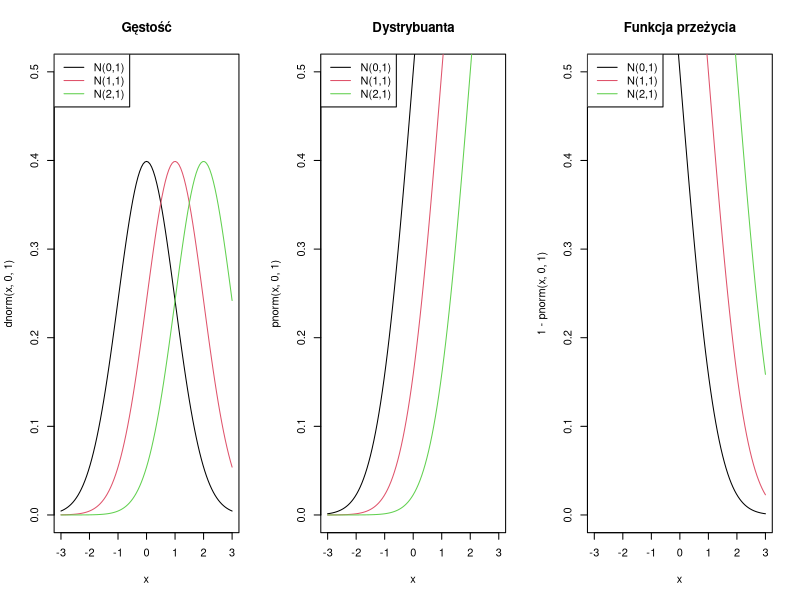
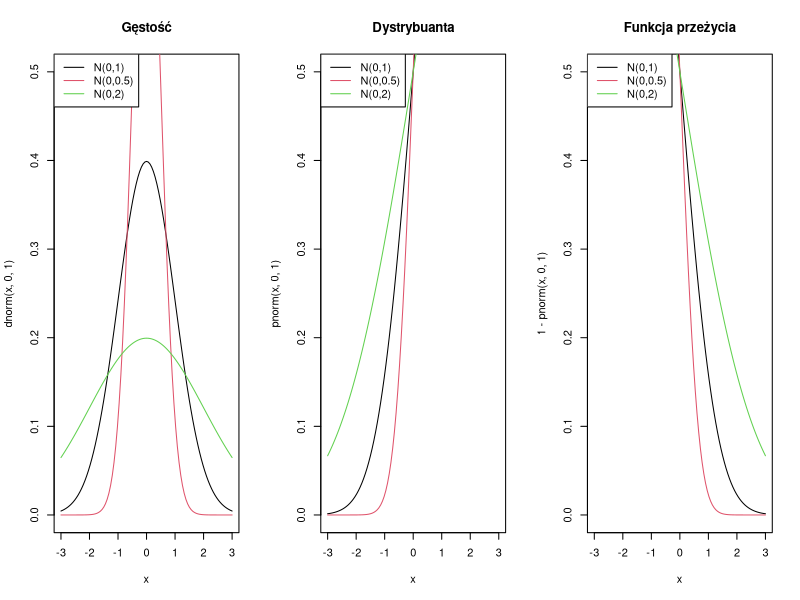
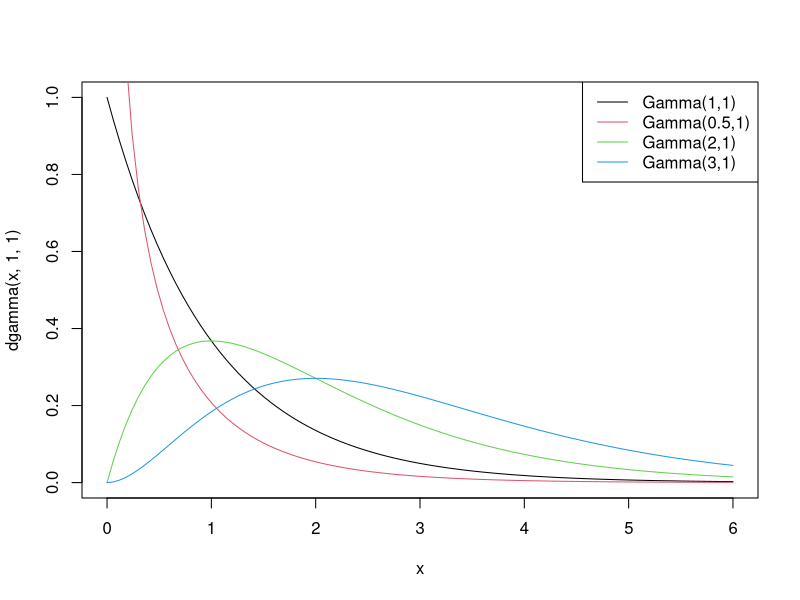
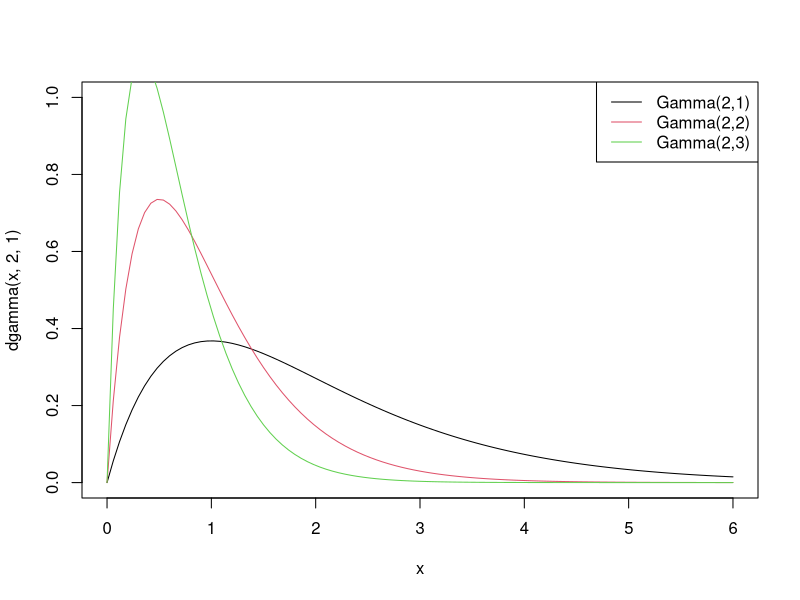
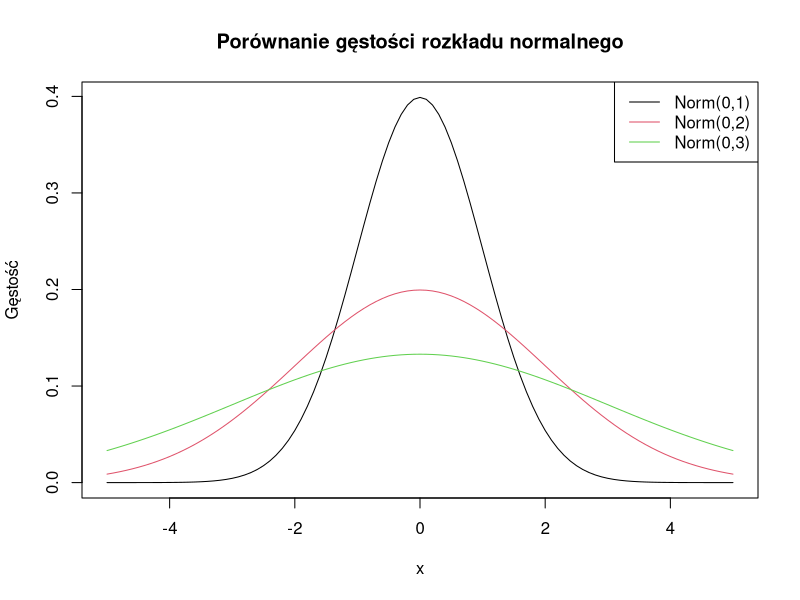
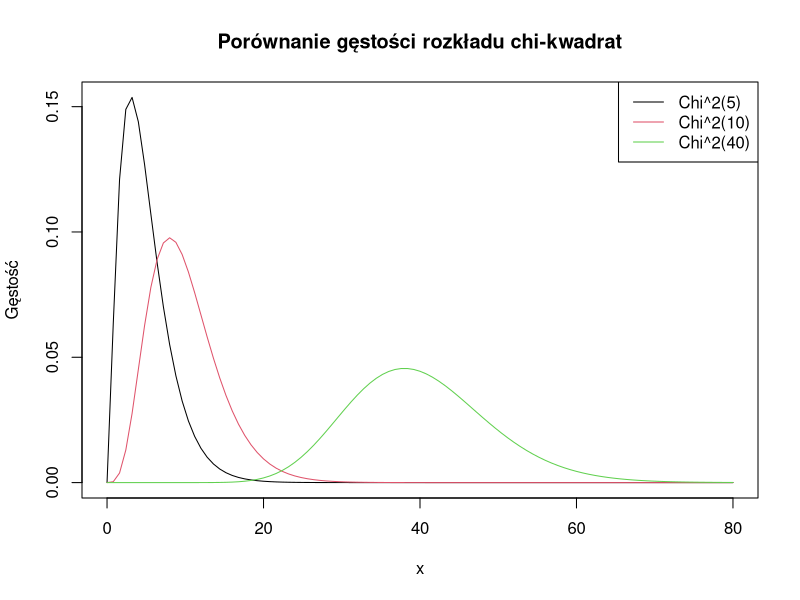

Generate these figures, in order, with R: (Note: this script raises an error after producing the figures.)
#=======================================================#
#                  STATYSTYKA MATEMATYCZNA              # 
#                     LABORATORIUM 1                    #
#=======================================================#


# Cel: wybrane rozkłady prawdopodobieństwa --------------------------------

# norm - rozkład normalny
# chisq - rozkład chi-kwadrat
# gamma - rozkład gamma
# exp - rozkład wykładniczy
# f - rozkład F-Snedecora

# d - gęstość f(x) lub rozkład prawdopodobieństwa P(X = x)
# p - dystrybuanta F(x) = P(X <= x)
# q - funkcja kwantylowa 
# r - generowanie liczb pseudolosowych


# Zadanie 1 ---------------------------------------------------------------

# a) N(0, 1), N(1, 1), N(2, 1)

par(mfrow = c(1, 3))

# gęstość

#?curve
# funkcja curve może również rysować wykres wyrażenia zawierającego zmienną x

curve(dnorm(x, 0, 1), xlim = c(-3, 3), ylim = c(0, 0.5), col = 1)
curve(dnorm(x, 1, 1), xlim = c(-3, 3), col = 2, add = TRUE)
curve(dnorm(x, 2, 1), xlim = c(-3, 3), col = 3, add = TRUE)
legend("topleft", c("N(0,1)", "N(1,1)", "N(2,1)"), lty = 1, col = 1:3, text.col = 1)

title("Gęstość")


# dystrybuanta

curve(pnorm(x, 0, 1), xlim = c(-3, 3), ylim = c(0, 0.5), col = 1)
curve(pnorm(x, 1, 1), xlim = c(-3, 3), col = 2, add = TRUE)
curve(pnorm(x, 2, 1), xlim = c(-3, 3), col = 3, add = TRUE)
legend("topleft", c("N(0,1)", "N(1,1)", "N(2,1)"), lty = 1, col = 1:3, text.col = 1)

title("Dystrybuanta")


# funkcja przeżycia 

curve(1 - pnorm(x, 0, 1), xlim = c(-3, 3), ylim = c(0, 0.5), col = 1)
curve(1 - pnorm(x, 1, 1), xlim = c(-3, 3), col = 2, add = TRUE)
curve(1 - pnorm(x, 2, 1), xlim = c(-3, 3), col = 3, add = TRUE)
legend("topleft", c("N(0,1)", "N(1,1)", "N(2,1)"), lty = 1, col = 1:3, text.col = 1)

title("Funkcja przeżycia")


# b) N(0, 1), N(0, 0.5), N(0, 2)

par(mfrow = c(1, 3))

# gęstość

curve(dnorm(x, 0, 1), xlim = c(-3, 3), ylim = c(0, 0.5), col = 1)
curve(dnorm(x, 0, 0.5), xlim = c(-3, 3), col = 2, add = TRUE)
curve(dnorm(x, 0, 2), xlim = c(-3, 3), col = 3, add = TRUE)
legend("topleft", c("N(0,1)", "N(0,0.5)", "N(0,2)"), lty = 1, col = 1:3, text.col = 1)

title("Gęstość")


# dystrybuanta

curve(pnorm(x, 0, 1), xlim = c(-3, 3), ylim = c(0, 0.5), col = 1)
curve(pnorm(x, 0, 0.5), xlim = c(-3, 3), col = 2, add = TRUE)
curve(pnorm(x, 0, 2), xlim = c(-3, 3), col = 3, add = TRUE)
legend("topleft", c("N(0,1)", "N(0,0.5)", "N(0,2)"), lty = 1, col = 1:3, text.col = 1)

title("Dystrybuanta")


# funkcja przeżycia

curve(1 - pnorm(x, 0, 1), xlim = c(-3, 3), ylim = c(0, 0.5), col = 1)
curve(1 - pnorm(x, 0, 0.5), xlim = c(-3, 3), col = 2, add = TRUE)
curve(1 - pnorm(x, 0, 2), xlim = c(-3, 3), col = 3, add = TRUE)
legend("topleft", c("N(0,1)", "N(0,0.5)", "N(0,2)"), lty = 1, col = 1:3, text.col = 1)

title("Funkcja przeżycia")


# Zadanie 2 ---------------------------------------------------------------

# a) 
pnorm(179, 173, 6)

# b)
pnorm(180, 173, 6) - pnorm(167, 173, 6)

# c)
1 - pnorm(181, 173, 6)

# d)
qnorm(0.6, 173, 6)


# Zadanie 3 ---------------------------------------------------------------

# a)
qnorm(0.95, 0, 1)

# b)
?qt
qt(0.99, 20)

# c)
?qchisq
qchisq(0.95, 10)

# d)
?qf
qf(0.99, 3, 18)


# Zadanie 4 ---------------------------------------------------------------

?dgamma

# a)

par(mfrow = c(1, 1))
curve(dgamma(x, 1, 1), xlim = c(0, 6), ylim = c(0, 1), col = 1)
curve(dgamma(x, 0.5, 1), xlim = c(0, 6), col = 2, add = TRUE)
curve(dgamma(x, 2, 1), xlim = c(0, 6), col = 3, add = TRUE)
curve(dgamma(x, 3, 1), xlim = c(0, 6), col = 4, add = TRUE)
legend("topright", c("Gamma(1,1)", "Gamma(0.5,1)", "Gamma(2,1)", "Gamma(3,1)"), lty = 1, col = 1:4, text.col = 1)


# b)

par(mfrow = c(1, 1))
curve(dgamma(x, 2, 1), xlim = c(0, 6), ylim = c(0, 1), col = 1)
curve(dgamma(x, 2, 2), xlim = c(0, 6), col = 2, add = TRUE)
curve(dgamma(x, 2, 3), xlim = c(0, 6), col = 3, add = TRUE)
legend("topright", c("Gamma(2,1)", "Gamma(2,2)", "Gamma(2,3)"), lty = 1, col = 1:3, text.col = 1)



# Zadanie 5 ---------------------------------------------------------------

# dist_func: nazwa funkcji (np. dgamma, dchisq, dt)
# params_list: lista list z parametrami dla każdej krzywej
# xlim: zakres osi X
# ylim: zakres osi Y (opcjonalny)
# main: tytuł wykresu
# labels: wektor nazw do legendy (opcjonalny)

plot_distributions <- function(dist_func, 
                               params_list, 
                               xlim, 
                               ylim = NULL, 
                               main,
                               labels = NULL) {
  
  for (i in 1:length(params_list)) {
    curve(do.call(dist_func, c(list(x = x), params_list[[i]])), 
          xlim = xlim, 
          ylim = ylim,
          col = i, 
          add = (i > 1), 
          ylab = "Gęstość", 
          main = main)
  }
  
  if (!is.null(labels)) {
    legend("topright", legend = labels, col = 1:length(labels), lty = 1)
  }
}

# --- Przykład użycia ---

params <- list(
  list(mean = 0, sd = 1),
  list(mean = 0, sd = 2),
  list(mean = 0, sd = 3)
)

plot_distributions(dnorm, 
                   params, 
                   xlim = c(-5, 5), 
                   main = "Porównanie gęstości rozkładu normalnego",
                   labels = c("Norm(0,1)", "Norm(0,2)", "Norm(0,3)"))


# Zadanie 6 ---------------------------------------------------------------


params <- list(
  list(df = 5),
  list(df = 10),
  list(df = 40)
)

plot_distributions(dchisq, 
                   params, 
                   xlim = c(0, 80), 
                   main = "Porównanie gęstości rozkładu chi-kwadrat",
                   labels = c("Chi^2(5)", "Chi^2(10)", "Chi^2(40)"))



# Zadanie 7 ---------------------------------------------------------------


liczba_stopni <- c(2, 5, 10, 30, 50)
params <- lapply(degrees, function(d) list(df = d))
labels <- paste("df =", degrees)


plot_distributions(dchisq, params, xlim = c(0, 100), 
                   main = "Rozkład chi-kwadrat", 
                   labels = labels)

# przykładowy rozkład normalny, który dość dobrze odwzorowuje chi-kwadrat (50)
curve(dnorm(x, 49, 10), col = 1, add = TRUE)


# Zadanie 8 ---------------------------------------------------------------

# a)
params <- list(
  list(df1 = 10, df2 = 5),
  list(df1 = 10, df2 = 10)
)

plot_distributions(df, 
                   params, 
                   xlim = c(0, 3),
                   ylim = c(0, 1),
                   main = "Porównanie gęstości rozkładu F Snedecor",
                   labels = c("F Snedecor(10,5)", "F Snedecor(10,10)"))

# b) 
params <- list(
  list(df1 = 5, df2 = 2),
  list(df1 = 3, df2 = 2)
)

plot_distributions(df, 
                   params, 
                   xlim = c(0, 3),
                   ylim = c(0, 1),
                   main = "Porównanie gęstości rozkładu F Snedecor",
                   labels = c("F Snedecor(5,2)", "F Snedecor(3,2)"))


# c) 
params <- list(
  list(df1 = 2, df2 = 1),
  list(df1 = 2, df2 = 10)
)

plot_distributions(df, 
                   params, 
                   xlim = c(0, 3),
                   ylim = c(0, 2),
                   main = "Porównanie gęstości rozkładu F Snedecor",
                   labels = c("F Snedecor(2,1)","F Snedecor(2,10)"))


# Zadanie 9 ---------------------------------------------------------------

dgeom(0, 0.1)
dgeom(1, 0.1)
dgeom(2, 0.1)
dgeom(3, 0.1)
1 - pgeom(10, 0.1)


# Zadanie 10 --------------------------------------------------------------

phyper(0, 5, 195, 10)


# Zadanie 11 --------------------------------------------------------------

# a)
1 - pexp(1000, 0.0001)
1 - pexp(10000, 0.0001)
1 - pexp(30000, 0.0001)


# b)
qexp(0.1, 0.0001)
